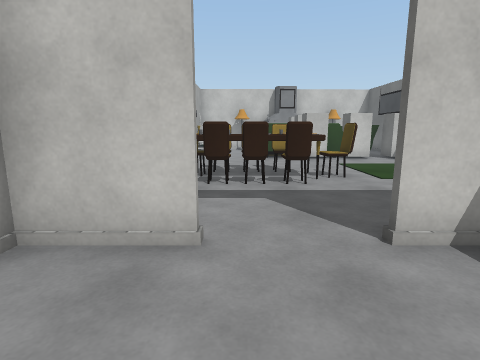
View 1 (above)

16 first-person views from a walk through a Unity game level. The camera is 1.3 m above the floor, tilts 10° down and sees 80° across. Doors are open. The floor is counted in squares, 1 m on a side. Each view is taken from the middle of a square. On the plan, view 1 faces up. The plan holds only what a view shows up to about 13 squares ahead; the rest is blank. The place goes on beyond the plan. The player character is not drawn. Surface patterns are stand-ins for the level's own textures.

View 2
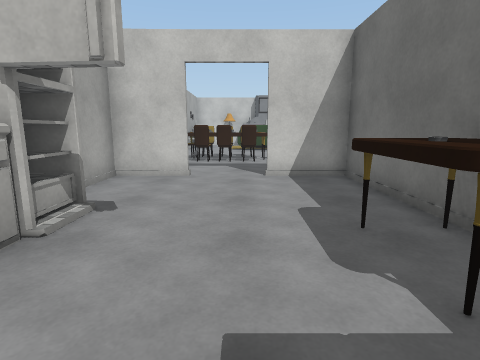

View 3
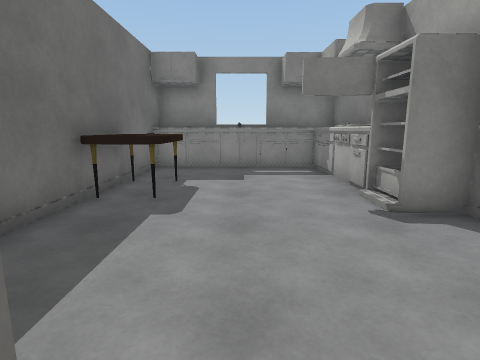

View 4
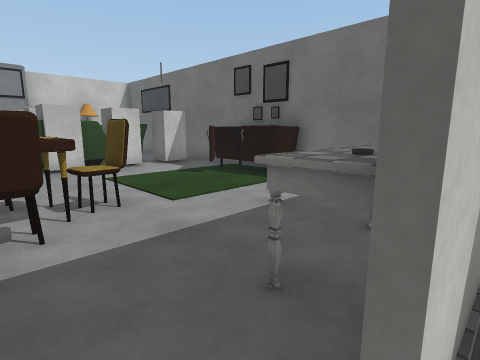

View 5
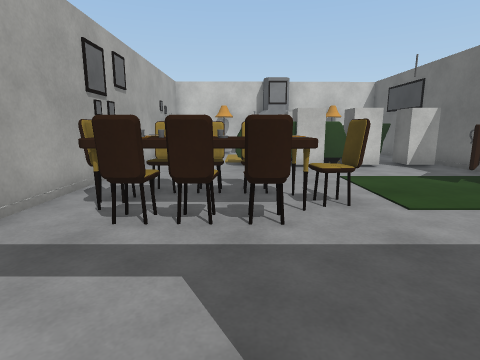

View 6
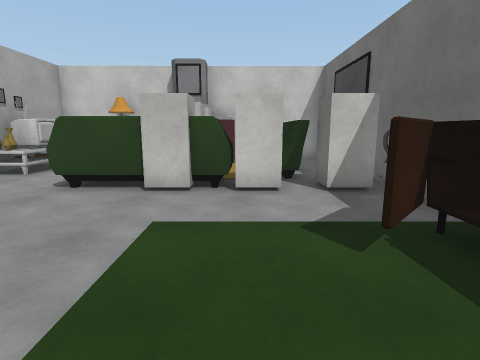

View 7
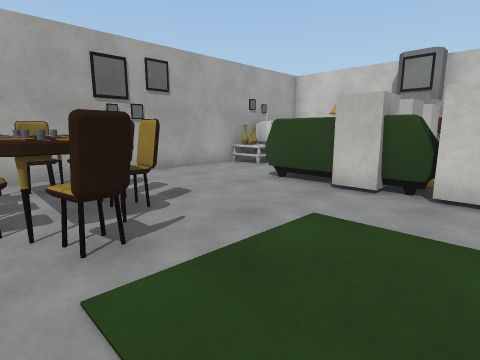

View 8
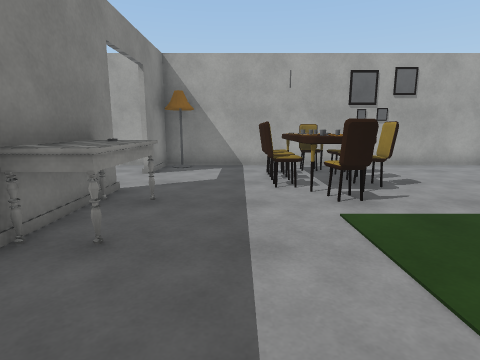

View 9
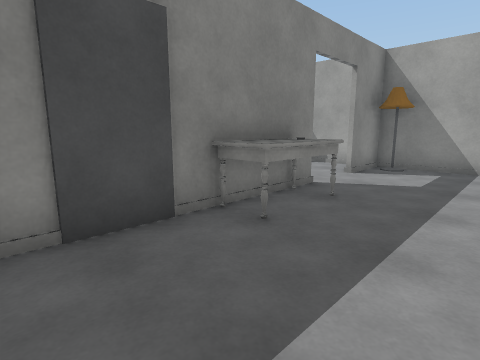

View 10
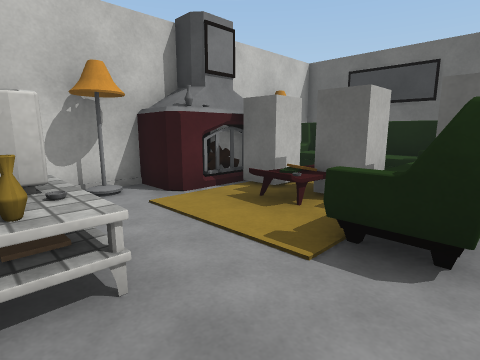

View 11
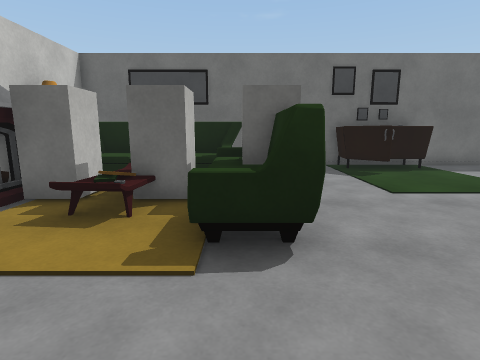

View 12
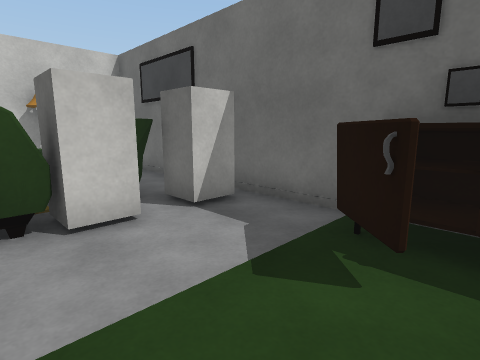

View 13
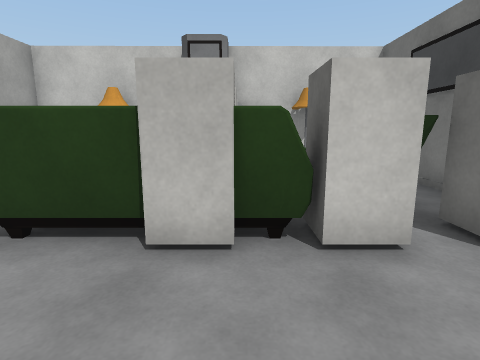

View 14
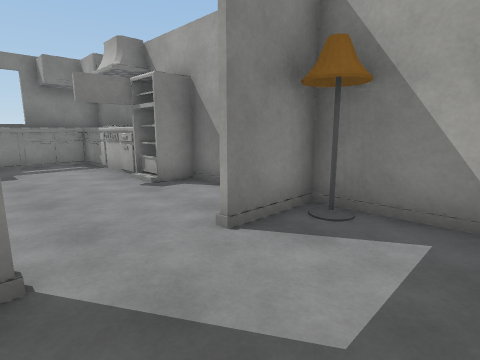

View 15
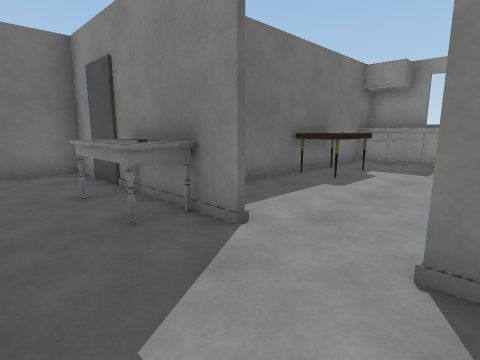

View 16
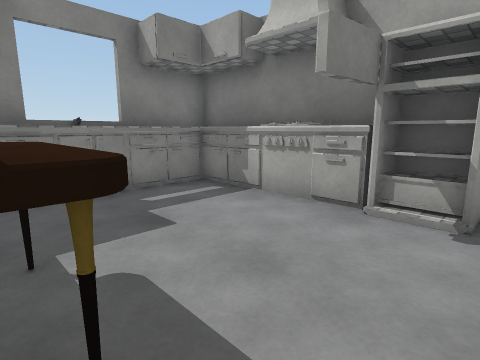

### Floor plan
Key: @ floor where view 1 was taken; # wall or solid block; x gap in a wall; . floor; D open door; = window, fence, low wall or low ledge; ^ raised ledge; O other object.
Columns run from 3 left of view 1 to 9 right of it. Each row starts with its distance up from view 1.
 20     #   #####
 19   #######^ ^#
 18 # =.####^# ^#
 17 ##^...OO^^^^#
 16 ##^..OO#^^^^#
 15 #==...OO^^^^#
 14 #...^ O^O#O
 13 #...####OOOO
 12 #...........#
 11 #...........#
 10 #.........#^#
  9 #.^^^^....^^#
  8 #x^^^^#...#^#
  7 #.^xx#......#
  6 #...........#
  5 #...........#
  4 ##....^^^...#
  3 ###..########
  2 #......#
  1 #......#
  0 ##.@...#
 -1 ##....^#
 -2 #^D...^^
 -3 #^....^^
 -4 #^.....#
 -5 #^.....#
 -6 #^^^^^^^
 -7 #^^^^^^#

Where each view was taken, in squares from view 1:
view 1: 0 up, 0 right, facing up
view 2: 5 down, 1 right, facing up
view 3: 4 up, 1 right, facing down
view 4: 3 up, 1 right, facing up-right
view 5: 3 up, 1 right, facing up
view 6: 7 up, 5 right, facing up
view 7: 7 up, 6 right, facing up-left
view 8: 6 up, 8 right, facing left
view 9: 7 up, 8 right, facing down-left
view 10: 13 up, 2 left, facing up-right
view 11: 14 up, 2 left, facing right
view 12: 9 up, 4 right, facing up-right
view 13: 10 up, 4 right, facing up
view 14: 6 up, 2 right, facing down-left
view 15: 6 up, 1 left, facing down-right
view 16: 0 up, 3 right, facing down-left
